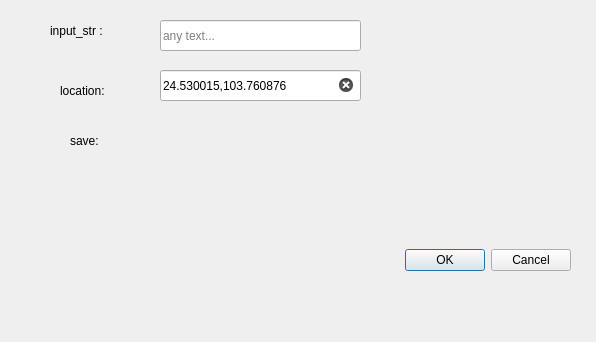
<?xml version="1.0" encoding="UTF-8"?>
<ui version="4.0">
 <class>FontOutlineDialogBase</class>
 <widget class="QDialog" name="FontOutlineDialogBase">
  <property name="geometry">
   <rect>
    <x>0</x>
    <y>0</y>
    <width>596</width>
    <height>342</height>
   </rect>
  </property>
  <property name="windowTitle">
   <string>Font Outline</string>
  </property>
  <widget class="QDialogButtonBox" name="button_box">
   <property name="geometry">
    <rect>
     <x>50</x>
     <y>240</y>
     <width>521</width>
     <height>41</height>
    </rect>
   </property>
   <property name="orientation">
    <enum>Qt::Horizontal</enum>
   </property>
   <property name="standardButtons">
    <set>QDialogButtonBox::Cancel|QDialogButtonBox::Ok</set>
   </property>
  </widget>
  <widget class="QLineEdit" name="lineEdit">
   <property name="geometry">
    <rect>
     <x>160</x>
     <y>20</y>
     <width>201</width>
     <height>31</height>
    </rect>
   </property>
   <property name="placeholderText">
    <string>any text...</string>
   </property>
  </widget>
  <widget class="QLabel" name="input_label">
   <property name="geometry">
    <rect>
     <x>50</x>
     <y>20</y>
     <width>91</width>
     <height>21</height>
    </rect>
   </property>
   <property name="text">
    <string>input_str :</string>
   </property>
  </widget>
  <widget class="QLabel" name="save_label">
   <property name="geometry">
    <rect>
     <x>70</x>
     <y>130</y>
     <width>61</width>
     <height>21</height>
    </rect>
   </property>
   <property name="text">
    <string>save:</string>
   </property>
  </widget>
  <widget class="QLabel" name="input_label_2">
   <property name="geometry">
    <rect>
     <x>60</x>
     <y>80</y>
     <width>91</width>
     <height>21</height>
    </rect>
   </property>
   <property name="text">
    <string>location:</string>
   </property>
  </widget>
  <widget class="QLineEdit" name="location_text">
   <property name="geometry">
    <rect>
     <x>160</x>
     <y>70</y>
     <width>201</width>
     <height>31</height>
    </rect>
   </property>
   <property name="inputMask">
    <string notr="true"/>
   </property>
   <property name="text">
    <string notr="true">24.530015,103.760876</string>
   </property>
   <property name="readOnly">
    <bool>false</bool>
   </property>
   <property name="placeholderText">
    <string>40.3504,116.2148</string>
   </property>
   <property name="clearButtonEnabled">
    <bool>true</bool>
   </property>
  </widget>
  <widget class="QgsFileWidget" name="saveFileWidget">
   <property name="geometry">
    <rect>
     <x>160</x>
     <y>130</y>
     <width>251</width>
     <height>27</height>
    </rect>
   </property>
   <property name="filter">
    <string>geojson</string>
   </property>
   <property name="storageMode">
    <enum>QgsFileWidget::SaveFile</enum>
   </property>
   <property name="relativeStorage">
    <enum>QgsFileWidget::Absolute</enum>
   </property>
  </widget>
 </widget>
 <customwidgets>
  <customwidget>
   <class>QgsFileWidget</class>
   <extends>QWidget</extends>
   <header>qgsfilewidget.h</header>
  </customwidget>
 </customwidgets>
 <resources/>
 <connections>
  <connection>
   <sender>button_box</sender>
   <signal>accepted()</signal>
   <receiver>FontOutlineDialogBase</receiver>
   <slot>accept()</slot>
   <hints>
    <hint type="sourcelabel">
     <x>20</x>
     <y>20</y>
    </hint>
    <hint type="destinationlabel">
     <x>20</x>
     <y>20</y>
    </hint>
   </hints>
  </connection>
  <connection>
   <sender>button_box</sender>
   <signal>rejected()</signal>
   <receiver>FontOutlineDialogBase</receiver>
   <slot>reject()</slot>
   <hints>
    <hint type="sourcelabel">
     <x>20</x>
     <y>20</y>
    </hint>
    <hint type="destinationlabel">
     <x>20</x>
     <y>20</y>
    </hint>
   </hints>
  </connection>
 </connections>
</ui>
